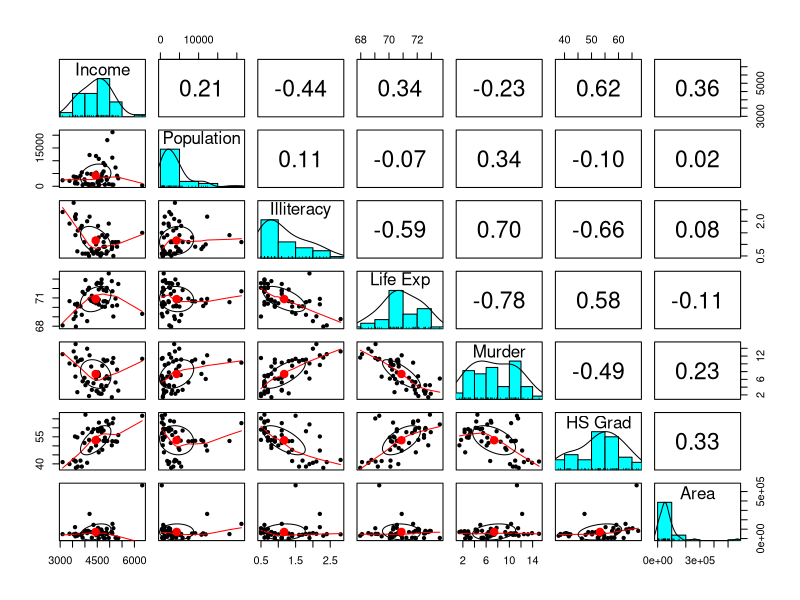
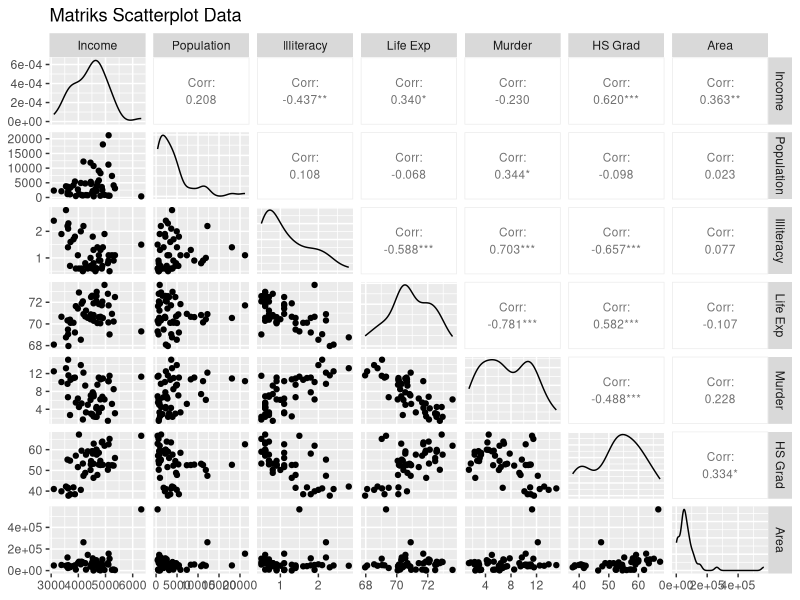
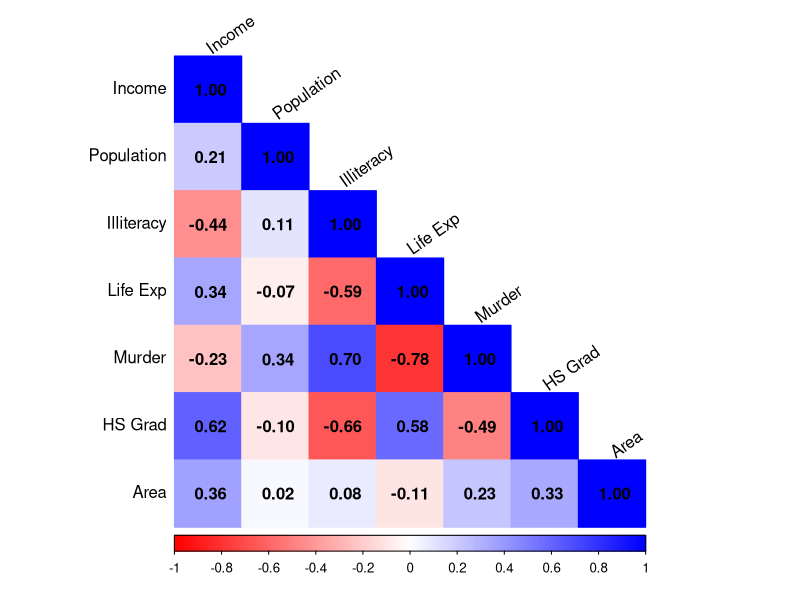
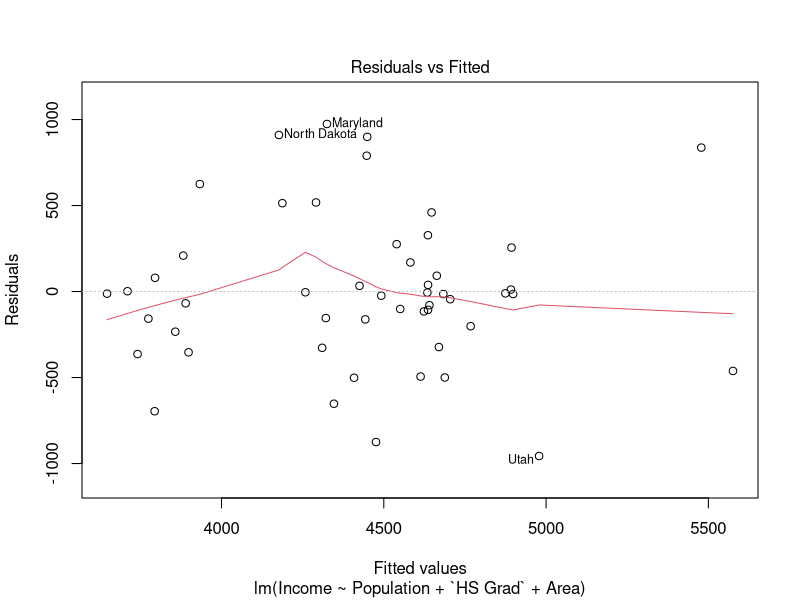
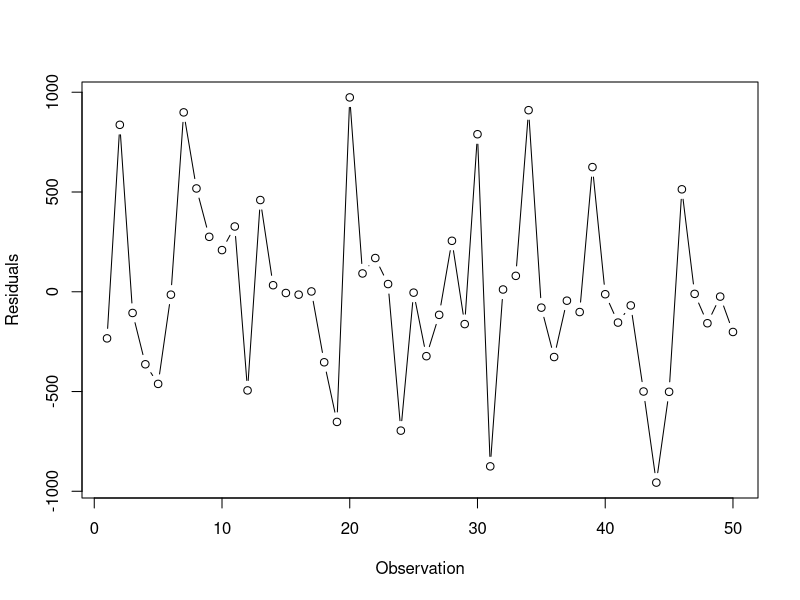
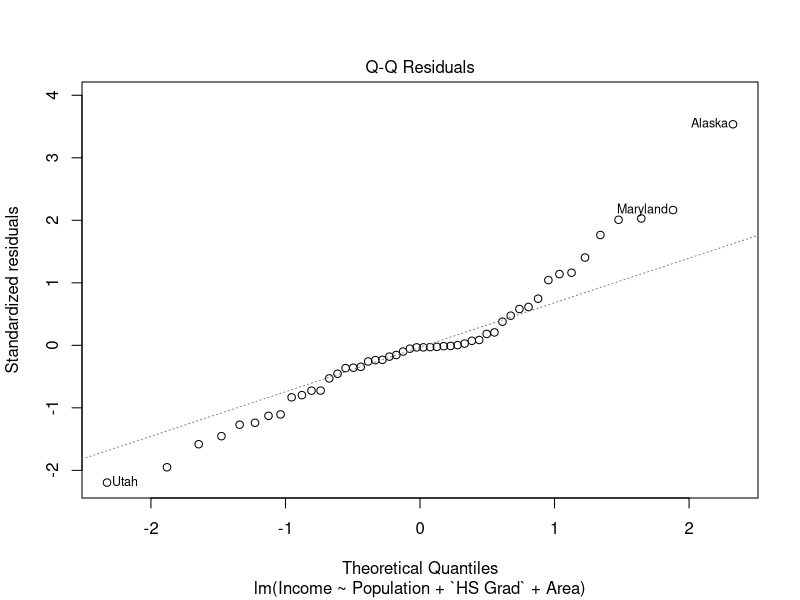
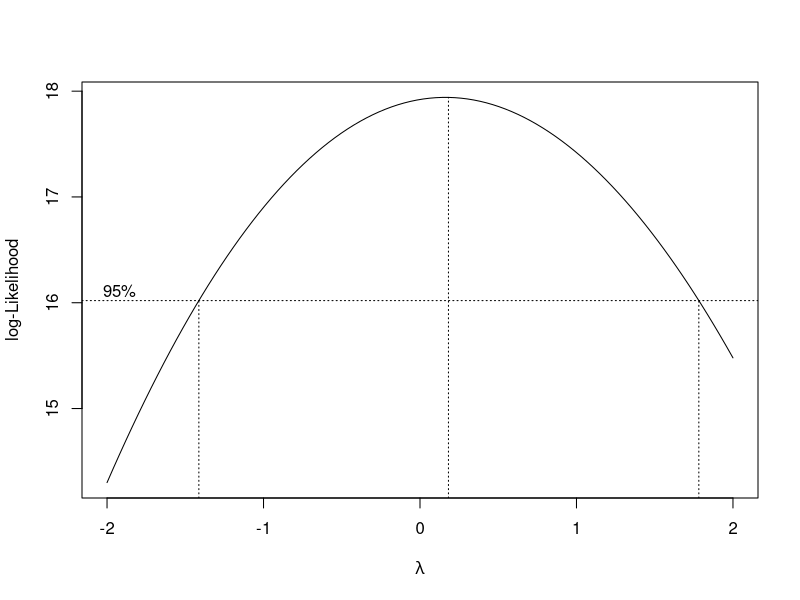
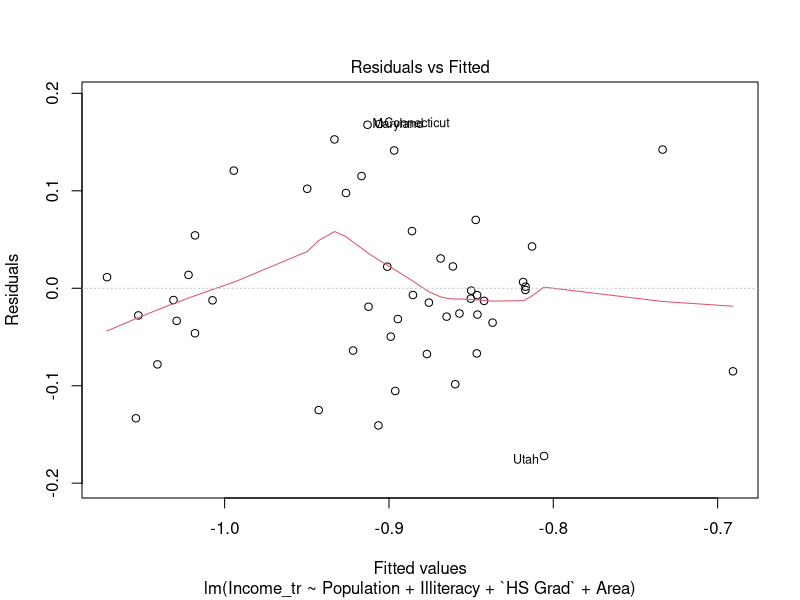

The R source for these figures, in order:
## ---- chunk 1
library(dplyr) #untuk manipulasi data
library(GGally) #visualisasi hubungan peubah
library(psych) #analisis data/korelasi
library(car) #untuk multikolinearitas dan uji durbin
library(lmtest) #untuk uji breusch pagan
library(corrplot) #visualisasi korelasi
library(nortest) #untuk uji lilliofers
library(MASS) #Box-Cox
## ---- chunk 2
data <- as.data.frame(state.x77) # data bawaan software
data <- data %>% dplyr::select(Income, everything())
data <- data[,-7]
data
## ---- chunk 3
pairs.panels(data)
## ---- chunk 4
ggpairs(data,
        upper = list(continuous = wrap('cor', size = 3)),
        title = "Matriks Scatterplot Data")
## ---- chunk 5
cor_matrix <- cor(data, use = "complete.obs")

corrplot(cor_matrix, method = "color", type = "lower",
         col = colorRampPalette(c("red", "white", "blue"))(200),
         addCoef.col = "black", tl.col = "black", tl.srt = 35)
## ---- chunk 6
model <- lm(Income~., data = data)
(vif_model <- vif(model))
## ---- chunk 7
summary(model)
## ---- chunk 8
step(lm(Income~.,data=data),direction="backward")
## ---- chunk 9
step(lm(Income~1,data=data),direction="forward",
     scope=~Population + Illiteracy + `Life Exp` + Murder + `HS Grad` + Area)
## ---- chunk 10
step(lm(Income~.,data=data),direction="both")
## ---- chunk 11
model2 <- lm(Income ~ Population + `HS Grad` + Area, data = data)
summary(model2)
## ---- chunk 12
plot(model2,1) 
## ---- chunk 13
plot(x = 1:dim(data)[1],
     y = model2$residuals,
     type = 'b', 
     ylab = "Residuals",
     xlab = "Observation")
## ---- chunk 14
plot(model2,2)
## ---- chunk 15
t.test(model2$residuals,mu = 0,conf.level = 0.95)
## ---- chunk 16
bptest(model2)
## ---- chunk 17
dwtest(model2)
## ---- chunk 18
lillie.test(model2$residuals) # cocok untuk sampel sedang
## ---- chunk 19
shapiro.test(model2$residuals) # cocok untuk sampel kecil
## ---- chunk 20
bc_model <- boxcox(Income ~ Population + `HS Grad` + Area, data = data,lambda = seq(-2, 2, by = 0.1))
## ---- chunk 21
(optimal_lambda <- bc_model$x[which.max(bc_model$y)])
## ---- chunk 22
data$Income_tr <- ((data$Income)^optimal_lambda)-1/optimal_lambda
## ---- chunk 23
(data2 <- data[,-1] %>% dplyr::select(Income_tr, everything()))
## ---- chunk 24
model3 <- lm(Income_tr~Population + Illiteracy + `HS Grad` + Area, data = data2)
summary(model3)
## ---- chunk 25
plot(model3,1) 
## ---- chunk 26
plot(x = 1:dim(data2)[1],
     y = model3$residuals,
     type = 'b', 
     ylab = "Residuals",
     xlab = "Observation")
## ---- chunk 27
plot(model3,2)
## ---- chunk 28
t.test(model3$residuals,mu = 0,conf.level = 0.95)
## ---- chunk 29
bptest(model3)
## ---- chunk 30
dwtest(model3)
## ---- chunk 31
lillie.test(model3$residuals) # cocok untuk sampel sedang
